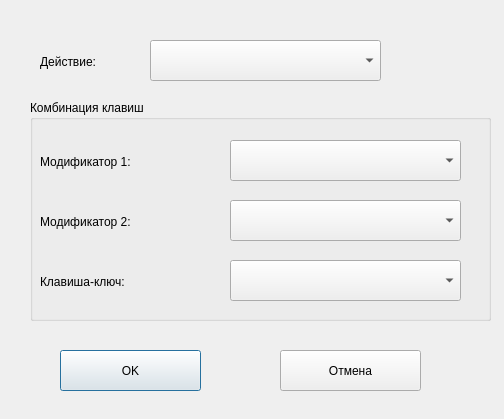
<?xml version="1.0" encoding="UTF-8"?>
<ui version="4.0">
 <class>KeyBindDialog</class>
 <widget class="QDialog" name="KeyBindDialog">
  <property name="geometry">
   <rect>
    <x>0</x>
    <y>0</y>
    <width>504</width>
    <height>419</height>
   </rect>
  </property>
  <property name="windowTitle">
   <string>Настройка &quot;горячих клавиш&quot;</string>
  </property>
  <widget class="QComboBox" name="cbAction">
   <property name="geometry">
    <rect>
     <x>150</x>
     <y>40</y>
     <width>231</width>
     <height>41</height>
    </rect>
   </property>
  </widget>
  <widget class="QLabel" name="label">
   <property name="geometry">
    <rect>
     <x>40</x>
     <y>50</y>
     <width>91</width>
     <height>23</height>
    </rect>
   </property>
   <property name="text">
    <string>Действие:</string>
   </property>
  </widget>
  <widget class="QGroupBox" name="groupBox">
   <property name="geometry">
    <rect>
     <x>30</x>
     <y>100</y>
     <width>461</width>
     <height>221</height>
    </rect>
   </property>
   <property name="title">
    <string>Комбинация клавиш</string>
   </property>
   <widget class="QComboBox" name="cbKey">
    <property name="geometry">
     <rect>
      <x>200</x>
      <y>160</y>
      <width>231</width>
      <height>41</height>
     </rect>
    </property>
   </widget>
   <widget class="QComboBox" name="cbMod1">
    <property name="geometry">
     <rect>
      <x>200</x>
      <y>40</y>
      <width>231</width>
      <height>41</height>
     </rect>
    </property>
   </widget>
   <widget class="QComboBox" name="cbMod2">
    <property name="geometry">
     <rect>
      <x>200</x>
      <y>100</y>
      <width>231</width>
      <height>41</height>
     </rect>
    </property>
   </widget>
   <widget class="QLabel" name="label_2">
    <property name="geometry">
     <rect>
      <x>10</x>
      <y>50</y>
      <width>161</width>
      <height>23</height>
     </rect>
    </property>
    <property name="text">
     <string>Модификатор 1:</string>
    </property>
   </widget>
   <widget class="QLabel" name="label_3">
    <property name="geometry">
     <rect>
      <x>10</x>
      <y>110</y>
      <width>161</width>
      <height>23</height>
     </rect>
    </property>
    <property name="text">
     <string>Модификатор 2:</string>
    </property>
   </widget>
   <widget class="QLabel" name="label_4">
    <property name="geometry">
     <rect>
      <x>10</x>
      <y>170</y>
      <width>161</width>
      <height>23</height>
     </rect>
    </property>
    <property name="text">
     <string>Клавиша-ключ:</string>
    </property>
   </widget>
  </widget>
  <widget class="QPushButton" name="btnOk">
   <property name="geometry">
    <rect>
     <x>60</x>
     <y>350</y>
     <width>141</width>
     <height>41</height>
    </rect>
   </property>
   <property name="text">
    <string>OK</string>
   </property>
  </widget>
  <widget class="QPushButton" name="btnCancel">
   <property name="geometry">
    <rect>
     <x>280</x>
     <y>350</y>
     <width>141</width>
     <height>41</height>
    </rect>
   </property>
   <property name="text">
    <string>Отмена</string>
   </property>
  </widget>
 </widget>
 <resources/>
 <connections/>
</ui>
